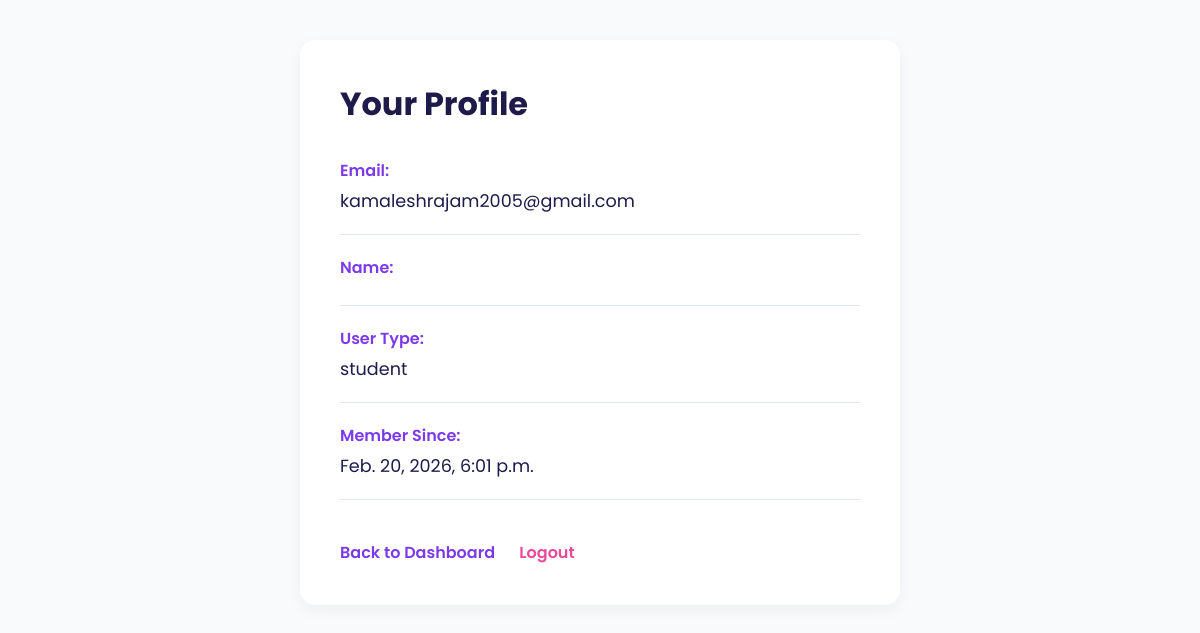
The app's page /accounts/profile/ (signed in) with its own data.
### apps/accounts/models.py (models this page shows, shortened)
class User(AbstractUser):
    USER_TYPES = (
        ('student', 'Student'),
        ('professional', 'Professional'),
        ('employer', 'Employer'),
    )
    user_type = models.CharField(max_length=20, choices=USER_TYPES, default='student')
    profile_picture = models.ImageField(upload_to='profiles/', blank=True, null=True)
    phone_number = models.CharField(max_length=15, blank=True)
    location = models.CharField(max_length=100, blank=True)
    linkedin_url = models.URLField(blank=True)
    github_url = models.URLField(blank=True)
    portfolio_url = models.URLField(blank=True)
    bio = models.TextField(max_length=500, blank=True)
    date_of_birth = models.DateField(null=True, blank=True)
    created_at = models.DateTimeField(auto_now_add=True)
    updated_at = models.DateTimeField(auto_now=True)

### apps/accounts/views.py (the view)
# urls.py: path('profile/', views.ProfileView.as_view(), name='profile'),
class ProfileView(LoginRequiredMixin, TemplateView):
    template_name = 'accounts/profile.html'
    login_url = 'accounts:login'

### skillbridge_careerforge_project/templates/accounts/profile.html (shortened to what this page needs)
<!DOCTYPE html>
<html lang="en">
<head>
</head>
<body>
    <div class="container">
        <h1>Your Profile</h1>
        <div class="profile-item">
            <label>Email:</label>
            <p>{{ user.email }}</p>
        </div>
        <div class="profile-item">
            <label>Name:</label>
        </div>
        <div class="profile-item">
            <label>User Type:</label>
            <p>{{ user.user_type }}</p>
        </div>
        <div class="profile-item">
            <label>Member Since:</label>
            <p>{{ user.created_at }}</p>
        </div>
        <a href="/core/dashboard/">Back to Dashboard</a>
        <a href="/accounts/logout/" style="color: #EC4899; margin-left: 20px;">Logout</a>
    </div>
</body>
</html>

### skillbridge_careerforge_project/templates/accounts/profile.html (style rules this page uses)
* { margin: 0; padding: 0; box-sizing: border-box; }
body { font-family: 'Poppins', sans-serif; background: #F8FAFC; }
.container { max-width: 600px; margin: 40px auto; padding: 40px; background: white; border-radius: 15px; box-shadow: 0 5px 15px rgba(0, 0, 0, 0.05); }
h1 { margin-bottom: 30px; color: #1E1B4B; }
.profile-item { margin-bottom: 20px; padding-bottom: 20px; border-bottom: 1px solid #E2E8F0; }
.profile-item label { display: block; color: #7C3AED; font-weight: 600; margin-bottom: 5px; }
.profile-item p { color: #1E1B4B; font-size: 1.1rem; }
a { color: #7C3AED; text-decoration: none; font-weight: 600; margin-top: 20px; display: inline-block; }

### records on screen
User: email "kamaleshrajam2005@gmail.com", user_type "student", created_at "Feb. 20, 2026, 6:01 p.m."
